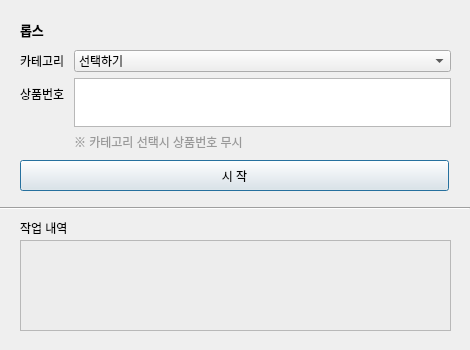
<?xml version="1.0" encoding="UTF-8"?>
<ui version="4.0">
 <class>Dialog</class>
 <widget class="QDialog" name="Dialog">
  <property name="geometry">
   <rect>
    <x>0</x>
    <y>0</y>
    <width>470</width>
    <height>350</height>
   </rect>
  </property>
  <property name="minimumSize">
   <size>
    <width>470</width>
    <height>350</height>
   </size>
  </property>
  <property name="maximumSize">
   <size>
    <width>470</width>
    <height>350</height>
   </size>
  </property>
  <property name="windowTitle">
   <string>Dialog</string>
  </property>
  <widget class="QLabel" name="label_4">
   <property name="geometry">
    <rect>
     <x>20</x>
     <y>220</y>
     <width>61</width>
     <height>16</height>
    </rect>
   </property>
   <property name="text">
    <string>작업 내역 </string>
   </property>
  </widget>
  <widget class="QWidget" name="formLayoutWidget">
   <property name="geometry">
    <rect>
     <x>20</x>
     <y>50</y>
     <width>431</width>
     <height>101</height>
    </rect>
   </property>
   <layout class="QFormLayout" name="formLayout">
    <item row="0" column="0">
     <widget class="QLabel" name="label_2">
      <property name="text">
       <string>카테고리 </string>
      </property>
     </widget>
    </item>
    <item row="0" column="1">
     <widget class="QComboBox" name="comboBox">
      <item>
       <property name="text">
        <string>선택하기</string>
       </property>
      </item>
     </widget>
    </item>
    <item row="1" column="0">
     <widget class="QLabel" name="label_3">
      <property name="text">
       <string>상품번호 </string>
      </property>
     </widget>
    </item>
    <item row="1" column="1">
     <widget class="QTextEdit" name="productForm">
      <property name="maximumSize">
       <size>
        <width>16777215</width>
        <height>50</height>
       </size>
      </property>
     </widget>
    </item>
    <item row="2" column="1">
     <widget class="QLabel" name="label_5">
      <property name="text">
       <string>&lt;html&gt;&lt;head/&gt;&lt;body&gt;&lt;p&gt;&lt;span style=&quot; color:#999999;&quot;&gt;※ 카테고리 선택시 상품번호 무시&lt;/span&gt;&lt;/p&gt;&lt;/body&gt;&lt;/html&gt;</string>
      </property>
     </widget>
    </item>
   </layout>
  </widget>
  <widget class="QPushButton" name="pushButton">
   <property name="geometry">
    <rect>
     <x>20</x>
     <y>160</y>
     <width>429</width>
     <height>31</height>
    </rect>
   </property>
   <property name="text">
    <string>시 작</string>
   </property>
  </widget>
  <widget class="QTextEdit" name="logForm">
   <property name="geometry">
    <rect>
     <x>20</x>
     <y>240</y>
     <width>431</width>
     <height>91</height>
    </rect>
   </property>
   <property name="maximumSize">
    <size>
     <width>16777215</width>
     <height>100</height>
    </size>
   </property>
   <property name="readOnly">
    <bool>true</bool>
   </property>
   <property name="html">
    <string>&lt;!DOCTYPE HTML PUBLIC &quot;-//W3C//DTD HTML 4.0//EN&quot; &quot;http://www.w3.org/TR/REC-html40/strict.dtd&quot;&gt;
&lt;html&gt;&lt;head&gt;&lt;meta name=&quot;qrichtext&quot; content=&quot;1&quot; /&gt;&lt;style type=&quot;text/css&quot;&gt;
p, li { white-space: pre-wrap; }
&lt;/style&gt;&lt;/head&gt;&lt;body style=&quot; font-family:'Gulim'; font-size:9pt; font-weight:400; font-style:normal;&quot; bgcolor=&quot;#ededed&quot;&gt;
&lt;p style=&quot;-qt-paragraph-type:empty; margin-top:0px; margin-bottom:0px; margin-left:0px; margin-right:0px; -qt-block-indent:0; text-indent:0px;&quot;&gt;&lt;br /&gt;&lt;/p&gt;&lt;/body&gt;&lt;/html&gt;</string>
   </property>
  </widget>
  <widget class="QLabel" name="label">
   <property name="geometry">
    <rect>
     <x>20</x>
     <y>20</y>
     <width>431</width>
     <height>21</height>
    </rect>
   </property>
   <property name="text">
    <string>&lt;html&gt;&lt;head/&gt;&lt;body&gt;&lt;p&gt;&lt;span style=&quot; font-size:10pt; font-weight:600;&quot;&gt;롭스&lt;/span&gt;&lt;/p&gt;&lt;/body&gt;&lt;/html&gt;</string>
   </property>
  </widget>
  <widget class="Line" name="line">
   <property name="geometry">
    <rect>
     <x>0</x>
     <y>200</y>
     <width>470</width>
     <height>16</height>
    </rect>
   </property>
   <property name="minimumSize">
    <size>
     <width>470</width>
     <height>0</height>
    </size>
   </property>
   <property name="maximumSize">
    <size>
     <width>470</width>
     <height>16777215</height>
    </size>
   </property>
   <property name="orientation">
    <enum>Qt::Horizontal</enum>
   </property>
  </widget>
 </widget>
 <resources/>
 <connections/>
</ui>
